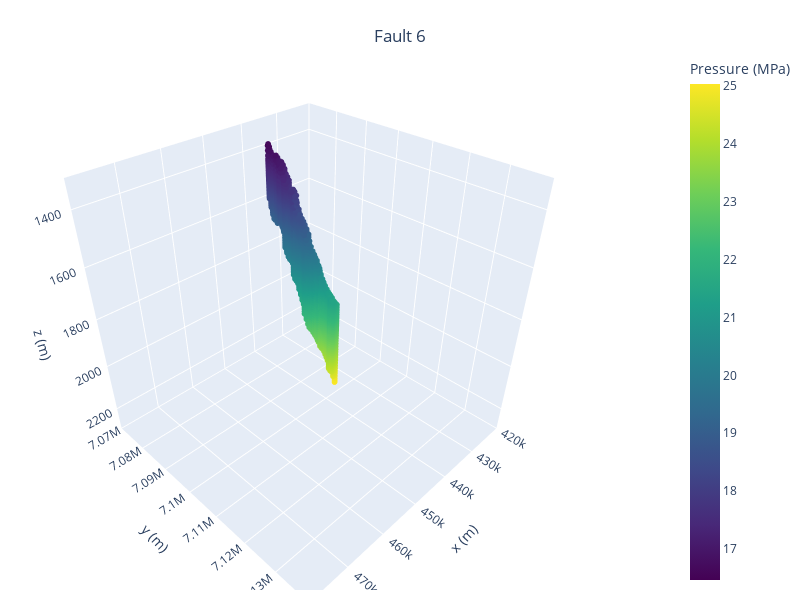

Here is the notebook cell this chart was saved with:
### Markdown cell above
## pressure (continuous legend)

### Code cell
import numpy as np
import plotly.graph_objects as go
from plotly.subplots import make_subplots
# parameters
fault_id = 0; year = 2050; year_list = [2030, 2040, 2050, 2060, 2550, 3050]
# load data
coor_fault = np.load('results/JD_Sula_2025_flow_coor&fault_reservoir.npy')
pres = np.load('data/results_trimmed/case1_PRES.npy')
# Filter data for the specific fault_id
mask = (coor_fault[:,:,:,3] == fault_id)
x_coor,y_coor,z_coor = coor_fault[:,:,:,0][mask], coor_fault[:,:,:,1][mask], coor_fault[:,:,:,2][mask]
pres_val = pres[:,:,:,year_list.index(year)][mask]/1000 # convert to MPa

# Create subplots
fig = make_subplots(
    rows=1, cols=1,
    specs=[[{'type': 'scatter3d'}]],
    # subplot_titles=('Temperature Distribution', 'Pressure Distribution')
)

# Pressure plot
pressure_scatter = go.Scatter3d(
    x=x_coor,
    y=y_coor,
    z=z_coor,
    mode='markers',
    marker=dict(
        size=2,
        color=pres_val,
        colorscale='viridis',
        colorbar=dict(
            title='Pressure (MPa)',
            x=1.1,  # Positioning the color bar
            # xanchor='right'
        ),
        showscale=True
    ),
    name='Pressure'
)

fig.add_trace(pressure_scatter, row=1, col=1)

# Update layout
fig.update_layout(
    width=800,   # Set the desired width in pixels
    height=600,  # Set the desired height in pixels
    title={
        'text': 'Fault 6',
        'y':0.95,
        'x':0.5,
        'xanchor': 'center',
        'yanchor': 'top'
    },
    legend=dict(
        orientation='h',
        yanchor='bottom',
        y=1.1,
        xanchor='left',
        x=1.1
    ),
    scene=dict(
        xaxis=dict(title='x (m)', range=[420000, 480000]),
        yaxis=dict(title='y (m)', range=[7070000, 7140000]),
        zaxis=dict(title='z (m)', range=[2300,1300])
    ),
    margin=dict(l=0, r=10, b=10, t=50)
)

# Show plot
fig.show()

### Figure 1 — Plotly figure (JSON) as saved in the notebook; plotly's stock layout.template omitted (floating-point values rounded to 4 significant figures; data arrays with more than 128 entries replaced by an {"elided": "..."} marker saying what was removed)
{"data": [{"marker": {"color": {"elided": "4797 float values"}, "colorbar": {"title": {"text": "Pressure (MPa)"}, "x": 1.1}, "colorscale": [[0, "#440154"], [0.1111, "#482878"], [0.2222, "#3e4989"], [0.3333, "#31688e"], [0.4444, "#26828e"], [0.5556, "#1f9e89"], [0.6667, "#35b779"], [0.7778, "#6ece58"], [0.8889, "#b5de2b"], [1, "#fde725"]], "showscale": true, "size": 2}, "mode": "markers", "name": "Pressure", "scene": "scene", "type": "scatter3d", "x": {"elided": "4797 float values"}, "y": {"elided": "4797 float values"}, "z": {"elided": "4797 float values"}}], "layout": {"height": 600, "legend": {"orientation": "h", "x": 1.1, "xanchor": "left", "y": 1.1, "yanchor": "bottom"}, "margin": {"b": 10, "l": 0, "r": 10, "t": 50}, "scene": {"domain": {"x": [0, 1], "y": [0, 1]}, "xaxis": {"range": [420000, 480000], "title": {"text": "x (m)"}}, "yaxis": {"range": [7070000, 7140000], "title": {"text": "y (m)"}}, "zaxis": {"range": [2300, 1300], "title": {"text": "z (m)"}}}, "title": {"text": "Fault 6", "x": 0.5, "xanchor": "center", "y": 0.95, "yanchor": "top"}, "width": 800}}
